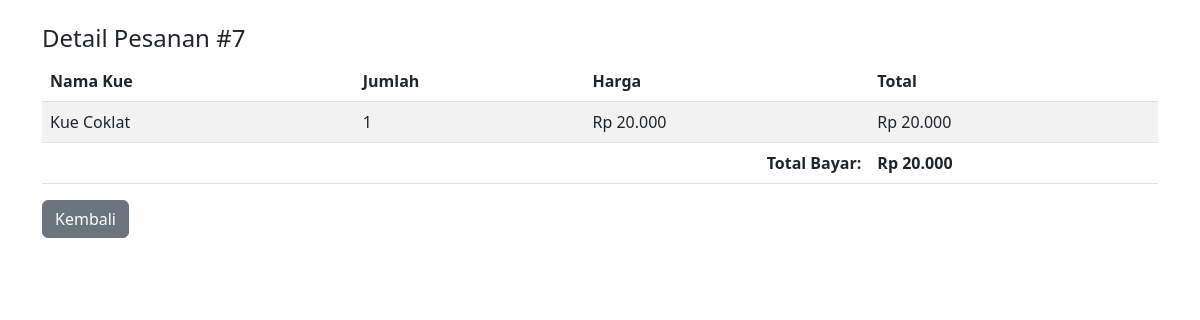
Page /admin/pesanan_detail.php?id=7 (signed in) on the committed database.
### tables this page shows
CREATE TABLE `order_details` (
  `id` int(11) NOT NULL,
  `order_id` int(11) DEFAULT NULL,
  `product_id` int(11) DEFAULT NULL,
  `quantity` int(11) DEFAULT NULL
);

CREATE TABLE `products` (
  `id` int(11) NOT NULL,
  `name` varchar(100) DEFAULT NULL,
  `description` text DEFAULT NULL,
  `price` decimal(10,2) DEFAULT NULL,
  `image` varchar(255) DEFAULT NULL
);

### admin/pesanan_detail.php (the view, shortened to what this page needs)
<?php
include "../db.php";
$id = (int)$_GET['id'];
$detail_query = "
    SELECT p.name, od.quantity, p.price, (od.quantity * p.price) AS total
    FROM order_details od
    JOIN products p ON od.product_id = p.id
    WHERE od.order_id = ?
";
$stmt = mysqli_prepare($conn, $detail_query);
mysqli_stmt_bind_param($stmt, "i", $id);
mysqli_stmt_execute($stmt);
$detail = mysqli_stmt_get_result($stmt);
$total_query = "
    SELECT SUM(od.quantity * p.price) AS total_bayar
    FROM order_details od
    JOIN products p ON od.product_id = p.id
    WHERE od.order_id = ?
";
$stmt = mysqli_prepare($conn, $total_query);
mysqli_stmt_bind_param($stmt, "i", $id);
mysqli_stmt_execute($stmt);
$total_result = mysqli_stmt_get_result($stmt);
$total_row = mysqli_fetch_assoc($total_result);
$total = $total_row['total_bayar'] ?? 0;
?>
<!DOCTYPE html>
<html lang="id">
<head>
    <link href="https://cdn.jsdelivr.net/npm/bootstrap@5.3.0/dist/css/bootstrap.min.css" rel="stylesheet">
</head>
<body>
<div class="container mt-4">
    <h4>Detail Pesanan #<?= htmlspecialchars($id); ?></h4>
    <table class="table table-striped">
        <thead>
            <tr>
                <th>Nama Kue</th>
                <th>Jumlah</th>
                <th>Harga</th>
                <th>Total</th>
            </tr>
        </thead>
        <tbody>
            <?php if (mysqli_num_rows($detail) == 0): ?>
                <tr><td colspan="4">Tidak ada detail pesanan</td></tr>
            <?php else: ?>
                <?php while($row = mysqli_fetch_assoc($detail)): ?>
                    <tr>
                        <td><?= htmlspecialchars($row['name']); ?></td>
                        <td><?= htmlspecialchars($row['quantity']); ?></td>
                        <td>Rp <?= number_format($row['price'], 0, ',', '.'); ?></td>
                        <td>Rp <?= number_format($row['total'], 0, ',', '.'); ?></td>
                    </tr>
                <?php endwhile; ?>
            <?php endif; ?>
        </tbody>
        <tfoot>
            <tr>
                <th colspan="3" class="text-end">Total Bayar:</th>
                <th>Rp <?= number_format($total, 0, ',', '.'); ?></th>
            </tr>
        </tfoot>
    </table>
    <a href="pesanan.php" class="btn btn-secondary">Kembali</a>
</div>
</body>
</html>

### rows in the picture
order_details: product.name "Kue Coklat", quantity "1", product.price "20.000", total "20.000"

### other values in the picture
$id "7"
$total "20.000"
